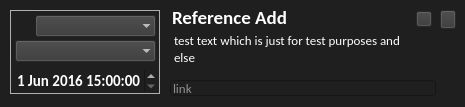
<?xml version="1.0" encoding="UTF-8"?>
<ui version="4.0">
 <class>arReminder</class>
 <widget class="QWidget" name="arReminder">
  <property name="windowModality">
   <enum>Qt::NonModal</enum>
  </property>
  <property name="geometry">
   <rect>
    <x>0</x>
    <y>0</y>
    <width>465</width>
    <height>107</height>
   </rect>
  </property>
  <property name="minimumSize">
   <size>
    <width>465</width>
    <height>107</height>
   </size>
  </property>
  <property name="maximumSize">
   <size>
    <width>465</width>
    <height>107</height>
   </size>
  </property>
  <property name="font">
   <font>
    <family>Calibri</family>
    <pointsize>11</pointsize>
    <weight>75</weight>
    <bold>true</bold>
   </font>
  </property>
  <property name="acceptDrops">
   <bool>false</bool>
  </property>
  <property name="windowTitle">
   <string>arReminder</string>
  </property>
  <property name="windowIcon">
   <iconset resource="../../img/img.qrc">
    <normaloff>:/btn/btn/btnWrite48.png</normaloff>:/btn/btn/btnWrite48.png</iconset>
  </property>
  <property name="styleSheet">
   <string notr="true">color: rgb(255, 255, 255);
background-color: rgb(31, 31, 31);</string>
  </property>
  <widget class="QLineEdit" name="edtTitle">
   <property name="enabled">
    <bool>false</bool>
   </property>
   <property name="geometry">
    <rect>
     <x>170</x>
     <y>10</y>
     <width>236</width>
     <height>21</height>
    </rect>
   </property>
   <property name="font">
    <font>
     <family>Calibri</family>
     <pointsize>14</pointsize>
     <weight>75</weight>
     <bold>true</bold>
    </font>
   </property>
   <property name="text">
    <string>Reference Add</string>
   </property>
   <property name="frame">
    <bool>false</bool>
   </property>
   <property name="alignment">
    <set>Qt::AlignBottom|Qt::AlignLeading|Qt::AlignLeft</set>
   </property>
   <property name="readOnly">
    <bool>false</bool>
   </property>
   <property name="placeholderText">
    <string>Title</string>
   </property>
  </widget>
  <widget class="QPlainTextEdit" name="edtMsg">
   <property name="enabled">
    <bool>false</bool>
   </property>
   <property name="geometry">
    <rect>
     <x>170</x>
     <y>28</y>
     <width>286</width>
     <height>52</height>
    </rect>
   </property>
   <property name="font">
    <font>
     <family>Calibri</family>
     <pointsize>10</pointsize>
    </font>
   </property>
   <property name="frameShape">
    <enum>QFrame::NoFrame</enum>
   </property>
   <property name="verticalScrollBarPolicy">
    <enum>Qt::ScrollBarAlwaysOff</enum>
   </property>
   <property name="horizontalScrollBarPolicy">
    <enum>Qt::ScrollBarAlwaysOff</enum>
   </property>
   <property name="plainText">
    <string>test text which is just for test purposes and
else</string>
   </property>
   <property name="tabStopWidth">
    <number>80</number>
   </property>
  </widget>
  <widget class="QLabel" name="lblUserFrom">
   <property name="geometry">
    <rect>
     <x>440</x>
     <y>80</y>
     <width>16</width>
     <height>16</height>
    </rect>
   </property>
   <property name="toolTip">
    <string>User</string>
   </property>
   <property name="styleSheet">
    <string notr="true">background-color: 'transparent';</string>
   </property>
   <property name="text">
    <string/>
   </property>
   <property name="pixmap">
    <pixmap resource="../../img/img.qrc">:/placeholder/placeholder/user.png</pixmap>
   </property>
   <property name="scaledContents">
    <bool>true</bool>
   </property>
  </widget>
  <widget class="QPushButton" name="btnCancel">
   <property name="geometry">
    <rect>
     <x>440</x>
     <y>10</y>
     <width>16</width>
     <height>19</height>
    </rect>
   </property>
   <property name="toolTip">
    <string>Close Window</string>
   </property>
   <property name="styleSheet">
    <string notr="true">background-color: rgb(56, 56, 56);</string>
   </property>
   <property name="text">
    <string/>
   </property>
   <property name="icon">
    <iconset resource="../../img/img.qrc">
     <normaloff>:/btn/btn/btnDenial91.png</normaloff>:/btn/btn/btnDenial91.png</iconset>
   </property>
   <property name="iconSize">
    <size>
     <width>91</width>
     <height>32</height>
    </size>
   </property>
   <property name="shortcut">
    <string>Esc</string>
   </property>
  </widget>
  <widget class="QLineEdit" name="edtTime">
   <property name="enabled">
    <bool>false</bool>
   </property>
   <property name="geometry">
    <rect>
     <x>172</x>
     <y>80</y>
     <width>186</width>
     <height>16</height>
    </rect>
   </property>
   <property name="font">
    <font>
     <family>Calibri</family>
     <pointsize>10</pointsize>
     <weight>50</weight>
     <bold>false</bold>
    </font>
   </property>
   <property name="toolTip">
    <string>Send Time</string>
   </property>
   <property name="styleSheet">
    <string notr="true">color: rgb(180, 180, 180);
background-color: 'transparent';</string>
   </property>
   <property name="text">
    <string>2016-05-28 16:41:32</string>
   </property>
   <property name="frame">
    <bool>false</bool>
   </property>
   <property name="readOnly">
    <bool>true</bool>
   </property>
  </widget>
  <widget class="QComboBox" name="cbxTopic">
   <property name="enabled">
    <bool>true</bool>
   </property>
   <property name="geometry">
    <rect>
     <x>15</x>
     <y>40</y>
     <width>141</width>
     <height>22</height>
    </rect>
   </property>
   <property name="font">
    <font>
     <family>Malgun Gothic</family>
     <pointsize>10</pointsize>
     <weight>75</weight>
     <bold>true</bold>
    </font>
   </property>
   <property name="toolTip">
    <string>Status</string>
   </property>
   <property name="layoutDirection">
    <enum>Qt::LeftToRight</enum>
   </property>
   <property name="styleSheet">
    <string notr="true">background-color: rgb(56, 56, 56);</string>
   </property>
   <property name="editable">
    <bool>false</bool>
   </property>
   <property name="insertPolicy">
    <enum>QComboBox::InsertAtBottom</enum>
   </property>
   <property name="frame">
    <bool>false</bool>
   </property>
  </widget>
  <widget class="QLineEdit" name="edtImgLink">
   <property name="geometry">
    <rect>
     <x>170</x>
     <y>80</y>
     <width>266</width>
     <height>16</height>
    </rect>
   </property>
   <property name="font">
    <font>
     <family>Calibri</family>
     <pointsize>10</pointsize>
     <weight>50</weight>
     <bold>false</bold>
    </font>
   </property>
   <property name="toolTip">
    <string>File Name</string>
   </property>
   <property name="text">
    <string/>
   </property>
   <property name="frame">
    <bool>true</bool>
   </property>
   <property name="readOnly">
    <bool>false</bool>
   </property>
   <property name="placeholderText">
    <string>link</string>
   </property>
  </widget>
  <widget class="QPushButton" name="btnAccept">
   <property name="geometry">
    <rect>
     <x>416</x>
     <y>11</y>
     <width>16</width>
     <height>16</height>
    </rect>
   </property>
   <property name="styleSheet">
    <string notr="true">background-color: rgb(56, 56, 56);</string>
   </property>
   <property name="text">
    <string/>
   </property>
   <property name="icon">
    <iconset resource="../../img/img.qrc">
     <normaloff>:/btn/btn/btnAdd48.png</normaloff>:/btn/btn/btnAdd48.png</iconset>
   </property>
   <property name="iconSize">
    <size>
     <width>22</width>
     <height>22</height>
    </size>
   </property>
   <property name="shortcut">
    <string>+</string>
   </property>
  </widget>
  <widget class="QComboBox" name="cbxTo">
   <property name="enabled">
    <bool>true</bool>
   </property>
   <property name="geometry">
    <rect>
     <x>35</x>
     <y>15</y>
     <width>121</width>
     <height>22</height>
    </rect>
   </property>
   <property name="font">
    <font>
     <family>Malgun Gothic</family>
     <pointsize>10</pointsize>
     <weight>75</weight>
     <bold>true</bold>
    </font>
   </property>
   <property name="toolTip">
    <string>Status</string>
   </property>
   <property name="layoutDirection">
    <enum>Qt::LeftToRight</enum>
   </property>
   <property name="styleSheet">
    <string notr="true">background-color: rgb(56, 56, 56);</string>
   </property>
   <property name="editable">
    <bool>false</bool>
   </property>
   <property name="insertPolicy">
    <enum>QComboBox::InsertAtBottom</enum>
   </property>
   <property name="frame">
    <bool>false</bool>
   </property>
  </widget>
  <widget class="QDateTimeEdit" name="edtDate">
   <property name="geometry">
    <rect>
     <x>15</x>
     <y>70</y>
     <width>141</width>
     <height>22</height>
    </rect>
   </property>
   <property name="wrapping">
    <bool>false</bool>
   </property>
   <property name="frame">
    <bool>false</bool>
   </property>
   <property name="buttonSymbols">
    <enum>QAbstractSpinBox::UpDownArrows</enum>
   </property>
   <property name="accelerated">
    <bool>false</bool>
   </property>
   <property name="correctionMode">
    <enum>QAbstractSpinBox::CorrectToPreviousValue</enum>
   </property>
   <property name="dateTime">
    <datetime>
     <hour>15</hour>
     <minute>0</minute>
     <second>0</second>
     <year>2016</year>
     <month>6</month>
     <day>1</day>
    </datetime>
   </property>
  </widget>
  <widget class="QLabel" name="lblUserTo">
   <property name="geometry">
    <rect>
     <x>15</x>
     <y>15</y>
     <width>21</width>
     <height>21</height>
    </rect>
   </property>
   <property name="toolTip">
    <string>User</string>
   </property>
   <property name="styleSheet">
    <string notr="true">background-color: 'transparent';</string>
   </property>
   <property name="text">
    <string/>
   </property>
   <property name="pixmap">
    <pixmap resource="../../img/img.qrc">:/placeholder/placeholder/user.png</pixmap>
   </property>
   <property name="scaledContents">
    <bool>true</bool>
   </property>
  </widget>
  <widget class="QLabel" name="lblPreviewImgBG">
   <property name="enabled">
    <bool>false</bool>
   </property>
   <property name="geometry">
    <rect>
     <x>10</x>
     <y>10</y>
     <width>150</width>
     <height>84</height>
    </rect>
   </property>
   <property name="font">
    <font>
     <family>Malgun Gothic</family>
     <pointsize>8</pointsize>
    </font>
   </property>
   <property name="toolTip">
    <string>Thumb Image</string>
   </property>
   <property name="styleSheet">
    <string notr="true">color: rgb(175, 175, 175);</string>
   </property>
   <property name="frameShape">
    <enum>QFrame::Box</enum>
   </property>
   <property name="frameShadow">
    <enum>QFrame::Plain</enum>
   </property>
   <property name="text">
    <string/>
   </property>
   <property name="textFormat">
    <enum>Qt::AutoText</enum>
   </property>
   <property name="pixmap">
    <pixmap>:/placeholder/img/placeholder/000.png</pixmap>
   </property>
   <property name="scaledContents">
    <bool>true</bool>
   </property>
   <property name="alignment">
    <set>Qt::AlignLeading|Qt::AlignLeft|Qt::AlignTop</set>
   </property>
   <property name="wordWrap">
    <bool>false</bool>
   </property>
  </widget>
  <widget class="QPushButton" name="btnPreviewImg">
   <property name="geometry">
    <rect>
     <x>10</x>
     <y>10</y>
     <width>150</width>
     <height>84</height>
    </rect>
   </property>
   <property name="toolTip">
    <string>Preview</string>
   </property>
   <property name="text">
    <string/>
   </property>
   <property name="icon">
    <iconset resource="../../img/img.qrc">
     <normaloff>:/placeholder/placeholder/image.png</normaloff>:/placeholder/placeholder/image.png</iconset>
   </property>
   <property name="iconSize">
    <size>
     <width>151</width>
     <height>86</height>
    </size>
   </property>
   <property name="autoDefault">
    <bool>false</bool>
   </property>
   <property name="default">
    <bool>false</bool>
   </property>
   <property name="flat">
    <bool>true</bool>
   </property>
  </widget>
  <zorder>lblPreviewImgBG</zorder>
  <zorder>btnPreviewImg</zorder>
  <zorder>edtTitle</zorder>
  <zorder>edtMsg</zorder>
  <zorder>lblUserFrom</zorder>
  <zorder>btnCancel</zorder>
  <zorder>edtTime</zorder>
  <zorder>cbxTopic</zorder>
  <zorder>edtImgLink</zorder>
  <zorder>btnAccept</zorder>
  <zorder>cbxTo</zorder>
  <zorder>edtDate</zorder>
  <zorder>lblUserTo</zorder>
 </widget>
 <resources>
  <include location="../../img/img.qrc"/>
  <include location="../../../img/img.qrc"/>
 </resources>
 <connections/>
</ui>
